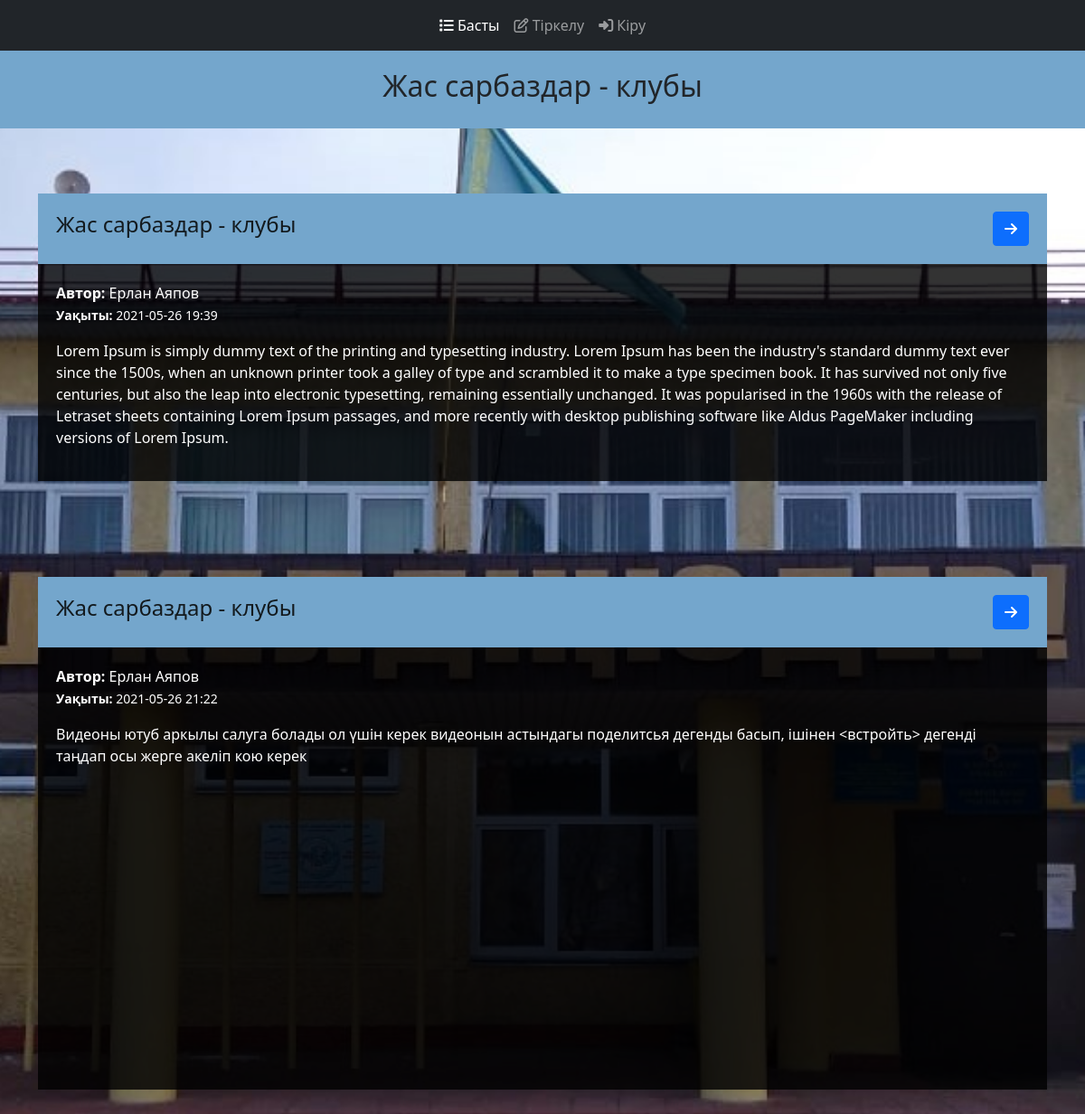
The app's page /group/2/, older data.
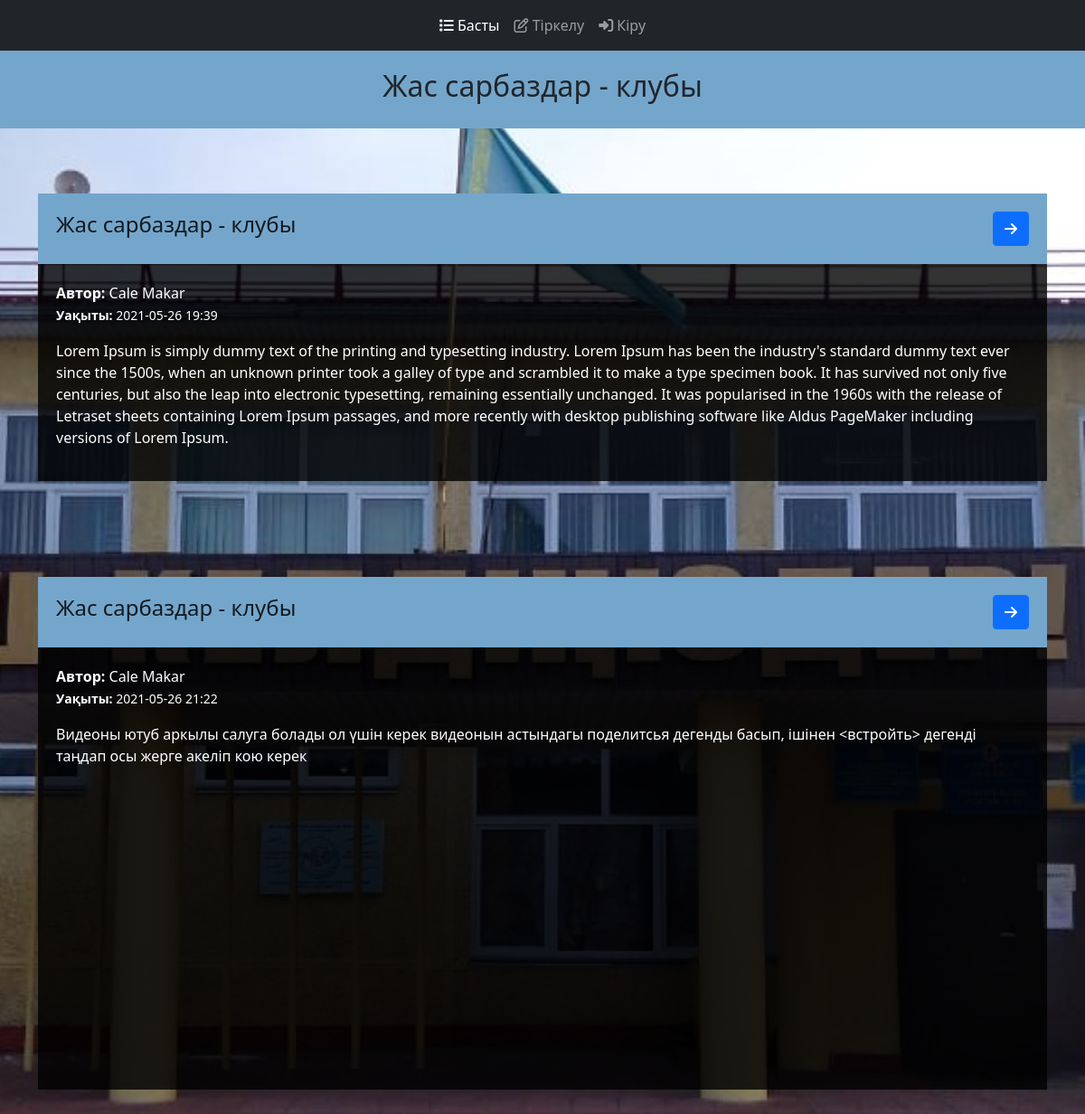
The same page, newer data.
### circle/models.py (models this page shows, shortened)
class Group(models.Model):
	title   = models.CharField('Клуб атауы', max_length = 250)
	body    = models.TextField('Клуб жайында')
	picture = models.CharField('Клуб логотипі', max_length = 250, blank = True)
	users   = models.CharField('Клуб қолданушыларына', max_length = 3)

### main/models.py (models this page shows, shortened)
class Article(models.Model):
	author = models.ForeignKey(User, on_delete = models.CASCADE)
	group  = models.ForeignKey(Group, on_delete = models.CASCADE, default = 1)
	body   = models.TextField('Текст')
	date   = models.CharField('Уақыт', max_length = 50, default = 'Белгісіз сайт әкімшісіне хабарлаңыз')
	class Meta:
		verbose_name = 'Клуб жаңалықтары'
		verbose_name_plural = 'Клуб жаңалықтары'

### circle/views.py (the view)
# urls.py: path('<int:pk>/', views.DetailsView.as_view(), name = 'detail'),
class DetailsView(DetailView):
	model = Group
	template_name = 'circle/details.html'
	def get_context_data(self, **kwargs):
		context = super(DetailsView, self).get_context_data(**kwargs)
		context['article'] = Article.objects.all()
		context['customer'] = Customer.objects.all()
		return context

### circle/templates/circle/details.html (shortened to what this page needs)
{% extends 'base.html' %}
{% load static %}
{% block content %}
	<div>
		<div class="group-header">
			<div class="group">
				<div class="head-text">
					<h2>{{ object.title }} - клубы</h2>
				</div>
			</div>
		</div>
			{% for news in article %}
				{% if news.group == object %}
					<div class="container">
					<br>
						<br>
						<br>
							<div class="feed-block-content">
								<div class="header-block group">
									<div class="left-header">
										<h4><a href="" style="text-decoration: none;">{{ news.group.title }} - клубы </a> </h4>
									</div>
									<div class="right-header">
										<a href="{% url 'article_detail' news.id %}" class="btn btn-primary"><i class="fas fa-arrow-right"></i></a>
									</div>
								</div>
								<div class="content-block">
									<p><strong>Автор: </strong>
										{{ news.author.first_name }} {{ news.author.last_name }}<br>
										<small><strong>Уақыты: </strong>{{ news.date|slice:":16" }}</small>
									</p>
									<p>{{ news.body|safe }}</p>
								</div>
							</div>
					</div>
				{% endif %}
			{% endfor %}
	</div>
{% endblock %}

### main/templates/base.html (shortened to what this page needs)
{% load static %}
<!DOCTYPE html>
<html>
<head>
    <link href="https://cdn.jsdelivr.net/npm/bootstrap@5.0.0-beta3/dist/css/bootstrap.min.css" rel="stylesheet">
    <link rel="stylesheet" type="text/css" href="{% static 'main/style.css' %}">
</head>
<body>
	{% block header %}
	<header>
		<nav class="navbar navbar-expand-lg navbar-dark bg-dark" aria-label="Tenth navbar example">
		    <div class="container-fluid">
		      <div class="collapse navbar-collapse justify-content-md-center" id="navbarsExample08">
		      	{% block link %}
		        <ul class="navbar-nav">
		          <li class="nav-item">
		            <a class="nav-link active" aria-current="page" href="{% url 'home' %}"><i class="fas fa-list"></i> Басты</a>
		          </li>
		          {% if user.is_authenticated %}
		          {% else %}
		          <li class="nav-item">
		            <a class="nav-link" href="{% url 'register' %}"><i class="far fa-edit"></i> Тіркелу</a>
		          </li>
		          <li class="nav-item">
		            <a class="nav-link" href="{% url 'auth' %}"><i class="fas fa-sign-in-alt"></i> Кіру</a>
		          </li>
		          {% endif %}
		        </ul>
		        {% endblock %}
		      </div>
		    </div>
		  </nav>
	</header>
	{% endblock %}
	{% block content %}
	{% endblock %}
	<br><br><br>
</body>
</html>

### main/static/main/style.css (style rules this page uses)
body { margin: 0; background: #ddd; }
.head-text h2 { text-align: center; }
.group { background: #74A6CC; padding: 20px; }
.group .left-header a { color: #131A1E; }
.group:after { content: ""; display: table; clear: both; }
.left-header { float: left; display: flex; }
.right-header { float: right; }
.feed-block-content { background: rgba(0, 0, 0, 0.8); margin-bottom: 3%; }
.content-block { color: #fff; padding: 20px; }
iframe { box-sizing: border-box; width: 100%; }

Row changes from the older to the newer data that the page shows:
changed through a linked row, Article (number 1 of 2 on the later page): author.first_name "Ерлан" → "Cale"; author.last_name "Аяпов" → "Makar"
changed through a linked row, Article (number 2 of 2 on the later page): author.first_name "Ерлан" → "Cale"; author.last_name "Аяпов" → "Makar"
